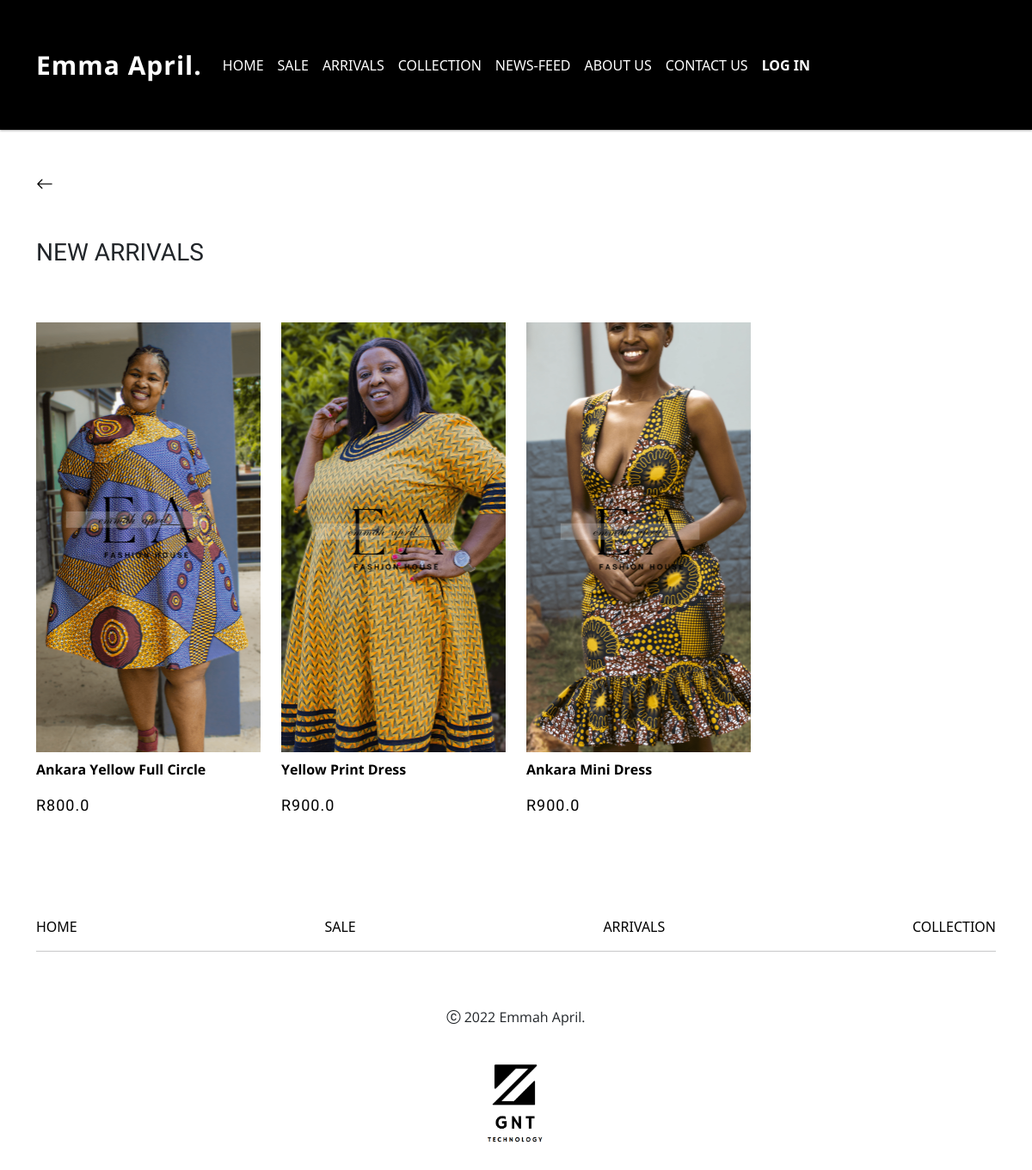
The page /new-arrival/ on the database its author committed.
### client/models.py (models this page shows, shortened)
class Product(models.Model):
    DISPLAY = (
        ("Yes", "Yes"),
        ("No", "No"),
    )
    SALE_DISPLAY = (
        ("First", "First"),
        ("second", "second"),
        ("third", "third"),
    )
    Name = models.CharField(max_length=300,null=True)
    Description = models.TextField(blank = True,null=True)
    Price = models.FloatField(null=True,blank=True)
    Quantity = models.IntegerField(null=True,blank=True)
    ReStock_Level = models.IntegerField(null=True,blank=True)
    Category = models.ManyToManyField(Category,related_name="product_Category",blank=True,default=None)
    Colors = models.ManyToManyField(Colours,related_name="product_Colors",blank=True,default=None)
    Sizes = models.ManyToManyField(ItemSize,related_name="product_Sizes",blank=True,default=None)
    layby = models.ManyToManyField(LayByOptions,related_name="layBy_options",blank=True,default=None)
    main_Image = models.ImageField(null=True, blank=True,upload_to='files/ProductImages')
    Image_One = models.ImageField(null=True, blank=True,upload_to='files/ProductImages')
    Image_Two = models.ImageField(null=True, blank=True,upload_to='files/ProductImages')
    Image_Three = models.ImageField(null=True, blank=True,upload_to='files/ProductImages')
    main_display = models.CharField(max_length=10,choices=DISPLAY,default = 'No',null=True, blank=True)
    sale = models.CharField(max_length=10,choices=DISPLAY,default = 'No',null=True, blank=True)
    Sale_Price = models.FloatField(null=True,blank=True)
    End_date = models.DateField(auto_now_add=False,null=True,blank=True)
    sale_CoverImages = models.CharField(max_length=10,choices=SALE_DISPLAY,default = 'No',null=True,blank=True)
    new = models.CharField(max_length=10,choices=DISPLAY,default = 'No',null=True, blank=True)
    arrivals_CoverImages = models.CharField(max_length=10,choices=SALE_DISPLAY,default = 'No',null=True,blank=True)
    date_created = models.DateTimeField(auto_now_add=True, null=True)

### client/views.py (the view, shortened to what this page needs)
# urls.py: path('new-arrival/',views.Arrivals,name='new-arrival'),
def Arrivals(request):
    collection = Product.objects.filter(new = "Yes")
    context = {
        "collection" : collection,
    }
    return render(request,'client/arrivals.html',context)

### client/templates/client/arrivals.html (shortened to what this page needs)
{% extends 'client/base.html' %} {% load static %} {% block content %}
{% include 'partials/navbar.html'%}
<section class="container mt-5">
  <a role="button" onclick="history.back()" style="color: black">
    <i class="bi bi-arrow-left" style="font-size: 20px"></i>
  </a>
  <h3 class="heading_style mb-5 mt-5">NEW ARRIVALS</h3>
</section>
<section class="container">
  <div class="row">
    {% for data in collection %}
    <div class="col-sm-12 col-md-4 col-xl-3 mt-3">
      <div hx-boost="true">
        <a
          class="text-black"
          href="{% url 'item-details'  data.id %}"
          style="text-decoration: none"
        >
          <img
            class="sale-image productimage"
            src="{{data.main_Image.url}}"
            alt=""
          />
          <p class="fw-bold mt-2">{{data.Name}}</p>
          {% if data.sale == "Yes" %}
          <p class="mb-1 text-danger">
            <del>R{{data.Price}}</del>
          </p>
          <p class="heading_style" style="font-size: 18px; letter-spacing: 1px">
            R{{data.Sale_Price}}
          </p>
          <p><span class="fw-bold">Ends</span> {{data.End_date}}</p>
          {% else %}
          <p class="heading_style" style="font-size: 18px; letter-spacing: 1px">
            R{{data.Price}}
          </p>
          {% endif %}
        </a>
      </div>
    </div>
    {% endfor %}
  </div>
</section>
<div class="content_divider"></div>
<section>{% include 'partials/footer.html'%}</section>
{% endblock %}

### static/CSS/main.css (style rules this page uses)
:root { --primary-color: darkblue; }
.content_divider { height: 100px; width: 100%; }
p { font-family: "Open Sans", sans-serif; }

### static/CSS/index.css (style rules this page uses)
.heading_style { font-family: "Tenor Sans", sans-serif; }

### static/CSS/saleCollection.css (style rules this page uses)
.heading_style { font-family: "Tenor Sans", sans-serif; }
.sale-image { height: 450px; width: 100%; object-fit: cover; }

### client/templates/client/arrivals.html (style rules this page uses)
.productimage { object-fit: cover !important; height: 500px !important; }

### client/templates/partials/footer.html (style rules this page uses)
a { text-decoration: none; color: black; }

### rows shown on the page
Product: main_Image (picture), Name "Ankara Yellow Full Circle", Price "800.0"
Product: main_Image (picture), Name "Yellow Print Dress", Price "900.0"
Product: main_Image (picture), Name "Ankara Mini Dress", Price "900.0"
